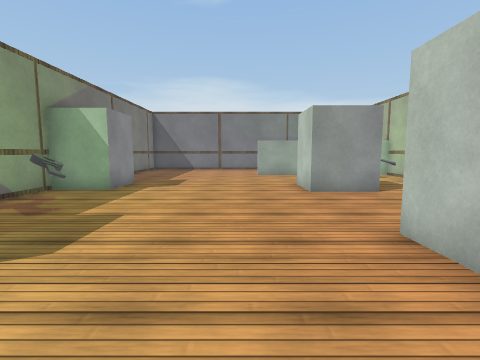
[1] (above)

15 first-person views from a walk through a Unity game level. The camera is 1.2 m above the floor, tilts 6° down and sees 85° across. Doors are open. The floor is counted in squares, 1 m on a side. Each view is taken from the middle of a square. On the plan, view 1 faces up. The plan holds only what a view shows up to about 12 squares ahead; the rest is blank. The player is left out. Surface patterns are stand-ins for the level's own textures.

[2]
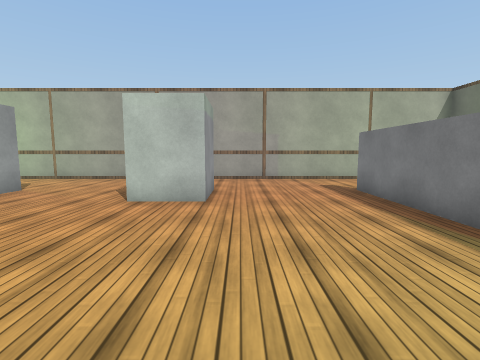

[3]
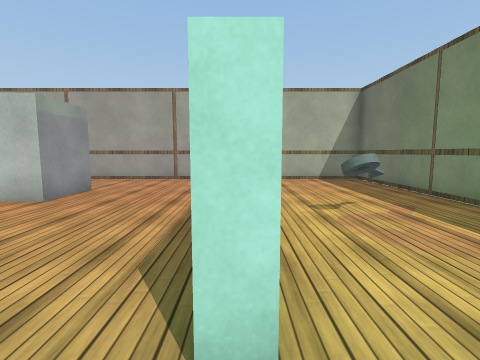

[4]
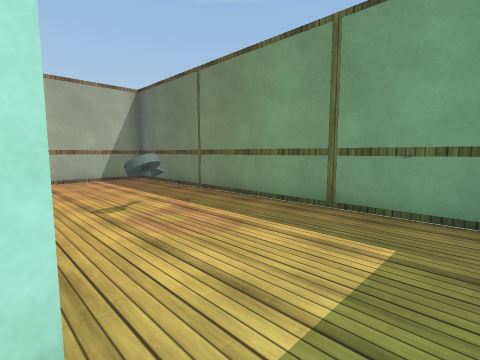

[5]
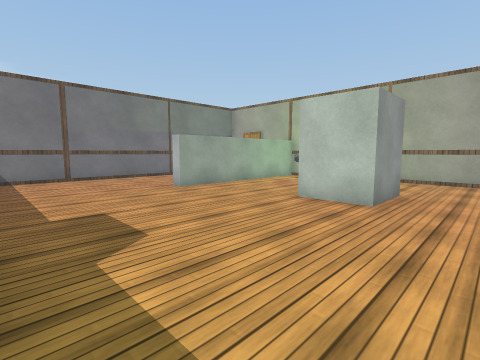

[6]
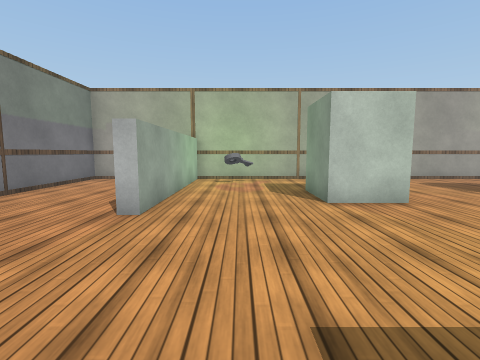

[7]
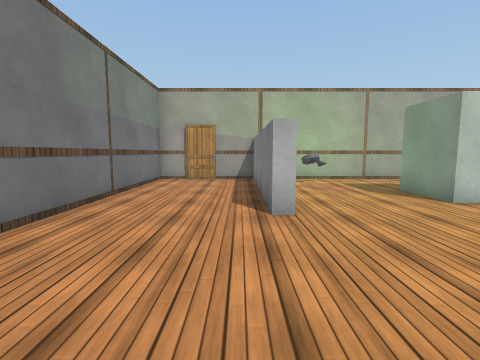

[8]
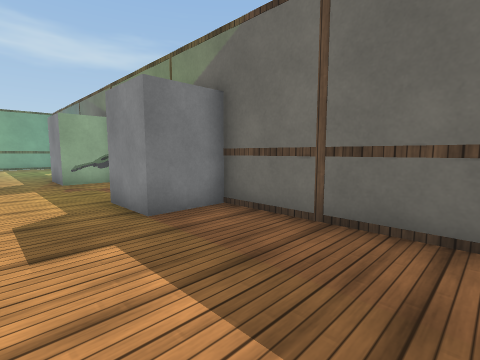

[9]
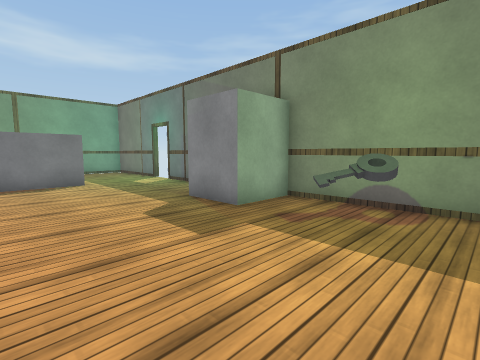

[10]
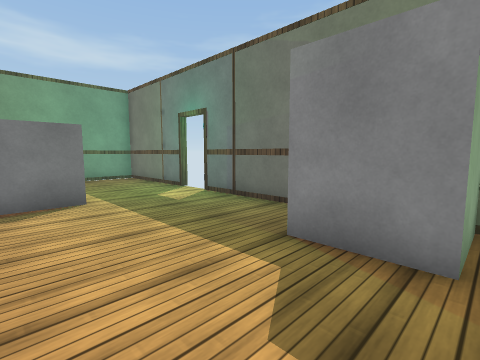

[11]
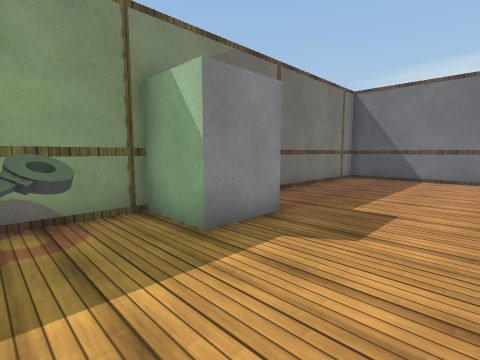

[12]
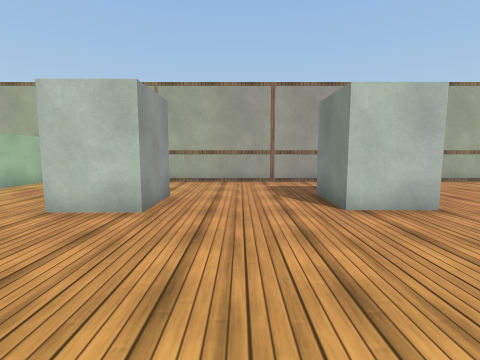

[13]
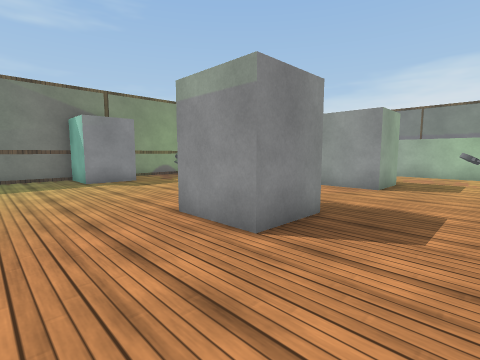

[14]
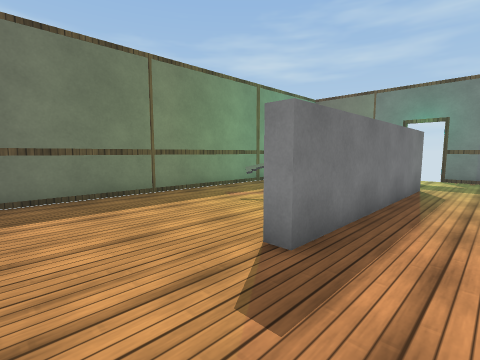

[15]
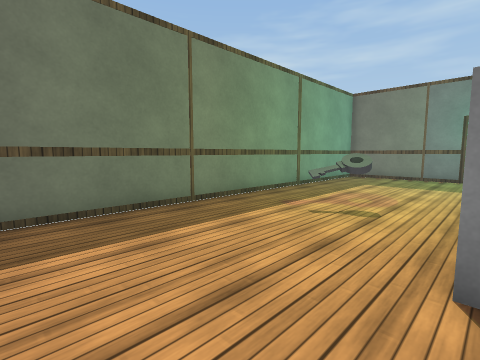

### Floor plan
Points are (right, up) in squares from view 1. A wall is a line through its corners. A room is listed if a view was taken in it or the views show most of it. See-through windows are left out.
Room 1 (views 1, 2, 3, 4, 5, 6, 7, 8, 9, 10, 11, 12, 13, 14, 15)
walls: (2.4, 3.8) (4.4, 3.8) (4.4, 1.8) (2.4, 1.8) (2.4, 3.8); (2.2, 8) (2.2, 9.9) (4.4, 9.9) (4.4, 8) (2.2, 8); (-2.7, -3.3) (-2.7, -2.8) (4.4, -2.8) (4.4, -3.3); (-6.1, -4) (-6.1, -8); (7.9, 14.4) (7.9, 18.6) (-5.5, 18.6); (-6.1, 18) (-6.1, 10.4) (-4.1, 10.4) (-4.1, 8.4) (-6.1, 8.4) (-6.1, 3.8) (-4.1, 3.8) (-4.1, 1.8) (-6.1, 1.8) (-6.1, -2.7); (-5.8, -8.4) (7.9, -8.4) (7.9, 13.9) (1, 13.9) (1, 14.4) (7.5, 14.4)
ways out: open door at (-6, -3.5)
objects: key (-5, 6); key (1, -5); key (6, 12)

Positions as (right, up) in squares from view 1, and headings:
1: (0, 0), facing up
2: (-4, 1), facing right
3: (-4, -3), facing right
4: (-4, -3), facing down-right
5: (-4, 6), facing up-right
6: (-4, 12), facing right
7: (-4, 15), facing right
8: (-2, 15), facing down-left
9: (0, 8), facing down-left
10: (-1, 4), facing down-left
11: (-1, 6), facing up-left
12: (-3, 6), facing right
13: (7, -1), facing up-left
14: (7, -1), facing down-left
15: (7, -3), facing down-left
